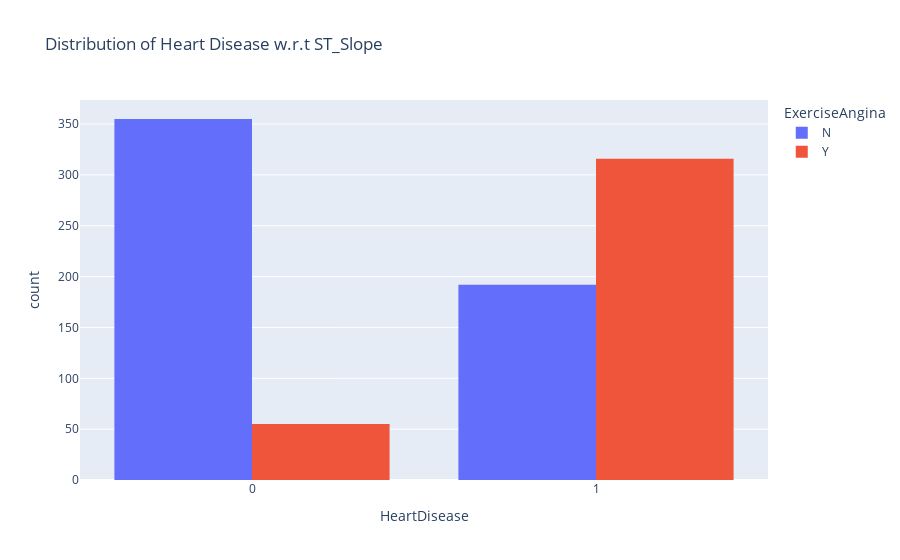

Here is the notebook cell this chart was saved with:
### Code cell
## Distribution of Heart Disease w.r.t ST_Slope

fig = px.histogram(
    df,
    x = "HeartDisease",
    color = "ST_Slope",
    hover_data=df.columns,
    title="Distribution of Heart Disease w.r.t ST_Slope",
    barmode="group"
)

fig.show()

### Figure 1 — Plotly figure (JSON) as saved in the notebook; plotly's stock layout.template omitted (floating-point values rounded to 4 significant figures; data arrays with more than 128 entries replaced by an {"elided": "..."} marker saying what was removed)
{"data": [{"alignmentgroup": "True", "bingroup": "x", "hovertemplate": "ExerciseAngina=N<br>HeartDisease=%{x}<br>count=%{y}<extra></extra>", "legendgroup": "N", "marker": {"color": "#636efa", "pattern": {"shape": ""}}, "name": "N", "offsetgroup": "N", "orientation": "v", "showlegend": true, "type": "histogram", "x": {"elided": "547 int values"}, "xaxis": "x", "yaxis": "y"}, {"alignmentgroup": "True", "bingroup": "x", "hovertemplate": "ExerciseAngina=Y<br>HeartDisease=%{x}<br>count=%{y}<extra></extra>", "legendgroup": "Y", "marker": {"color": "#EF553B", "pattern": {"shape": ""}}, "name": "Y", "offsetgroup": "Y", "orientation": "v", "showlegend": true, "type": "histogram", "x": {"elided": "371 int values"}, "xaxis": "x", "yaxis": "y"}], "layout": {"barmode": "group", "legend": {"title": {"text": "ExerciseAngina"}, "tracegroupgap": 0}, "title": {"text": "Distribution of Heart Disease w.r.t ST_Slope"}, "xaxis": {"anchor": "y", "domain": [0, 1], "title": {"text": "HeartDisease"}}, "yaxis": {"anchor": "x", "domain": [0, 1], "title": {"text": "count"}}}}
